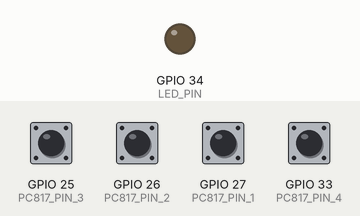
Bench run of a sketch on a simulated ESP32. Shown: output pins drawn as LEDs (lit = HIGH). The test bench sets the inputs (shaded band); at power-on: GPIO 25 (PC817_PIN_3), GPIO 26 (PC817_PIN_2), GPIO 27 (PC817_PIN_1), GPIO 33 (PC817_PIN_4) HIGH. WiFi joins after 1.5 s; servers stay silent unless stated; what the sketch prints to the serial monitor is not drawn.

Above: at 0.1 s.
At 1.6 s:
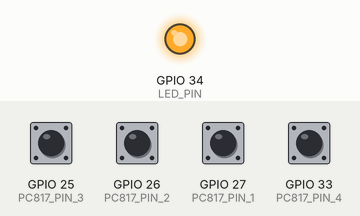
Timing chart, 0 to 3.5 s (numbered marks = the images above):
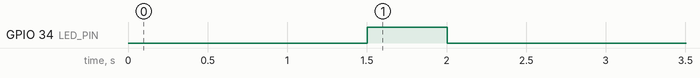

The sketch:

template.ino
```cpp
/*
  V 0.0.2
  Update Terakhir : 01-10-2026
  Last Change Log {
    1. Memperbaiki pembacaan GPIO PC817
    2. Menggunakan array GPIO agar pin tidak diasumsikan berurutan
    3.
    4.
  }

  Komponen:
  1. ESP32 DOIT
  2. Optocoupler PC817 @4
  3. LED @1

  Program ini berfungsi menghitung instrumen listrik pada kabel.
*/

#include <esp_system.h>
#include <WiFi.h>
#include <WiFiMulti.h>
#include <HTTPClient.h>

const int DEVICE_ID = 199;
const String LOCATION = "Mesin 43 - Kerupuk";
const String PRODUCTION = "Kerupuk";

#define PC817_PIN_1 27
#define PC817_PIN_2 26
#define PC817_PIN_3 25
#define PC817_PIN_4 33
#define LED_PIN 34

const uint8_t PC817_PINS[4] = {
  PC817_PIN_1,
  PC817_PIN_2,
  PC817_PIN_3,
  PC817_PIN_4
};
int pinState[4];

WiFiMulti wifiMulti;
const char* ssid_a_biskuit_mie = "STTB8";
const char* password_a_biskuit_mie = "siantar123";
const char* ssid_b_biskuit_mie = "STTB1";
const char* password_b_biskuit_mie = "Si4nt4r321";
const char* ssid_c_biskuit_mie = "MT3";
const char* password_c_biskuit_mie = "siantar321";
const char* ssid_a_kerupuk = "STTB4";
const char* password_a_kerupuk = "siantar123";
const char* ssid_b_kerupuk = "MT3";
const char* password_b_kerupuk = "siantar321";
const char* ssid_it = "STTB11";
const char* password_it = "Si4nt4r321";

IPAddress STATIC_IP(192, 168, 7, DEVICE_ID);
IPAddress GATEWAY(192, 168, 15, 250);
IPAddress SUBNET(255, 255, 0, 0);
IPAddress PRIMARY_DNS(8, 8, 8, 8);
IPAddress SECONDARY_DNS(8, 8, 4, 4);

void setupPin_PC817() {
  for (int i = 0; i < 4; i++) {
    pinMode(PC817_PINS[i], INPUT_PULLUP);
  }
}

int readPin_PC817() {
  for (int i = 0; i < 4; i++) {
    pinState[i] = digitalRead(PC817_PINS[i]);
  }
  return 0;
}

void setLED(bool state) {
  digitalWrite(LED_PIN, state ? HIGH : LOW);
}

void blinkLED(int times, int duration) {
  for (int i = 0; i < times; i++) {
    setLED(true);
    delay(duration);
    setLED(false);
    delay(duration);
  }
}

bool setupWiFi() {
  if (PRODUCTION == "Biskuit" || PRODUCTION == "Mie") {
    wifiMulti.addAP(ssid_a_biskuit_mie, password_a_biskuit_mie);
    wifiMulti.addAP(ssid_b_biskuit_mie, password_b_biskuit_mie);
    wifiMulti.addAP(ssid_c_biskuit_mie, password_c_biskuit_mie);
  } else if (PRODUCTION == "Kerupuk") {
    wifiMulti.addAP(ssid_a_kerupuk, password_a_kerupuk);
    wifiMulti.addAP(ssid_b_kerupuk, password_b_kerupuk);
  } else {
    return false;
  }
  wifiMulti.addAP(ssid_it, password_it);

  if (!WiFi.config(STATIC_IP, GATEWAY, SUBNET, PRIMARY_DNS, SECONDARY_DNS)) {
    Serial.println("STA Failed to configure");
    return false;
  }

  return true;
}

bool connectWiFi() {
  setupWiFi();
  if (wifiMulti.run() != WL_CONNECTED) {
    return false;
  }
  return true;
}

void setup() {
  Serial.begin(115200);
  setupPin_PC817();
  pinMode(LED_PIN, OUTPUT);

  int tryWiFi = 0;
  while (!connectWiFi() && tryWiFi < 10) {
    tryWiFi++;
    blinkLED(2, 500);
  }

  if (tryWiFi == 10) {
    blinkLED(5, 500);
  } else {
    blinkLED(1, 500);
  }
}

void loop() {
  // Baca semua input PC817
  readPin_PC817();

  // Tampilkan status
  for (int i = 0; i < 4; i++) {
    Serial.print(pinState[i]);

    if (i < 3) {
      Serial.print(" ");
    }
  }

  Serial.println();

  delay(100);
}
```
